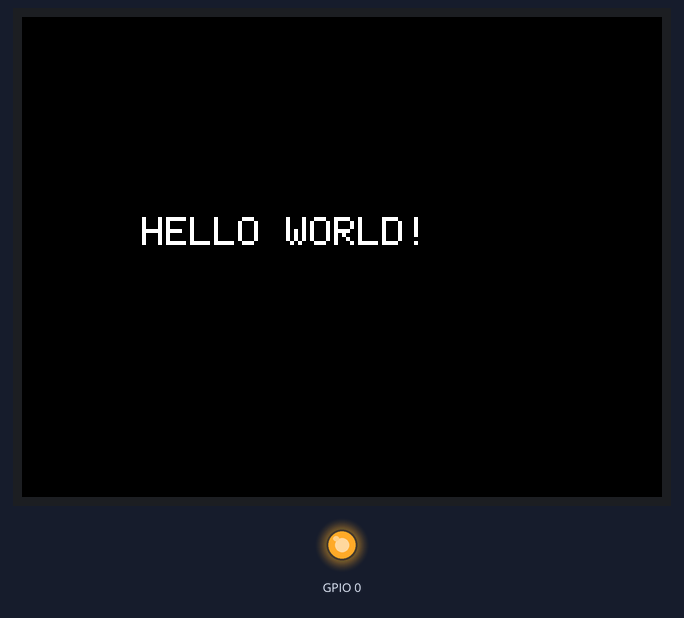
A sketch run on a simulated ESP32. On the bench: 320×240 colour display, output pins drawn as LEDs (lit = HIGH).

Above: at 0.2 s.
At 1.3 s:
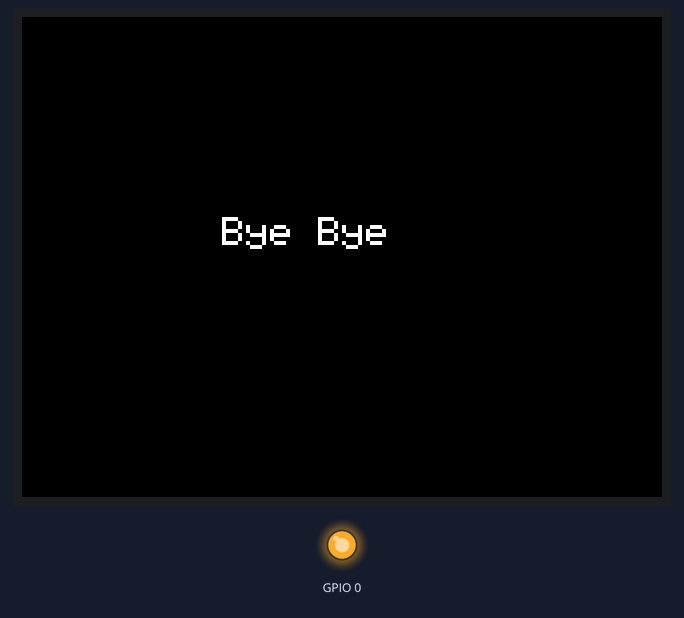

Measured:
- what the display in image 1 shows lasts 1.0 s, from 1.2 s to 2.2 s

The sketch:

4._TFT_Display.ino
```cpp
/*
  =========================================================
   RP2040 + ST7789 Display + Touch (LovyanGFX)
  =========================================================

  LIBRARY USED:
  ---------------------------------------------------------
  - LovyanGFX (for display + touch control)

  CONNECTIONS:
  ---------------------------------------------------------
  SPI Display (ST7789):
    SCLK -> GPIO 6
    MOSI -> GPIO 7
    MISO -> Not Used
    DC   -> GPIO 16
    CS   -> GPIO 17
    RST  -> Not Used

  Touch Controller (FT5x06 - I2C):
    SDA -> GPIO 4
    SCL -> GPIO 5
    INT -> GPIO 25
    RST -> GPIO 24
    I2C Address -> 0x38

  Backlight:
    Control Pin -> GPIO 0

  DISPLAY:
  ---------------------------------------------------------
  Stage 1 -> "HELLO WORLD!"
  Stage 2 -> "Bye Bye"
  Stage 3 -> Clear screen
*/

#include <LovyanGFX.hpp> // Display + touch library

/*
  =========================================================
   CUSTOM DISPLAY CLASS (LGFX)
  =========================================================
  - Combines SPI bus, display panel, and touch controller
*/
class LGFX : public lgfx::LGFX_Device
{
  lgfx::Panel_ST7789 _panel_instance;   // Display driver (ST7789)
  lgfx::Bus_SPI _bus_instance;          // SPI communication bus
  lgfx::Touch_FT5x06 _touch_instance;   // Touch controller

public:
  LGFX(void)
  {
    // ==========================
    // SPI BUS CONFIGURATION
    // ==========================
    auto cfg = _bus_instance.config();

    cfg.spi_host = 0;            // SPI host selection
    cfg.spi_mode = 0;            // SPI mode (Mode 0)
    cfg.freq_write = 40000000;   // Write speed (40 MHz)
    cfg.freq_read = 16000000;    // Read speed (16 MHz)

    cfg.pin_sclk = 6;            // Clock pin
    cfg.pin_mosi = 7;            // MOSI pin
    cfg.pin_miso = -1;           // Not used
    cfg.pin_dc   = 16;           // Data/Command pin

    _bus_instance.config(cfg);
    _panel_instance.setBus(&_bus_instance);

    // ==========================
    // DISPLAY PANEL CONFIGURATION
    // ==========================
    auto panel_cfg = _panel_instance.config();

    panel_cfg.pin_cs   = 17;     // Chip Select
    panel_cfg.pin_rst  = -1;     // Reset not used
    panel_cfg.pin_busy = -1;     // Busy not used

    panel_cfg.memory_width  = 240;
    panel_cfg.memory_height = 320;

    panel_cfg.panel_width  = 240;
    panel_cfg.panel_height = 320;

    panel_cfg.offset_x = 0;
    panel_cfg.offset_y = 0;
    panel_cfg.offset_rotation = 1;

    panel_cfg.dummy_read_pixel = 8;
    panel_cfg.dummy_read_bits  = 1;

    panel_cfg.readable = false;  // Display does not support read
    panel_cfg.invert   = true;   // Color inversion
    panel_cfg.rgb_order = false;

    panel_cfg.dlen_16bit = false;
    panel_cfg.bus_shared = false;

    _panel_instance.config(panel_cfg);

    // ==========================
    // TOUCH CONFIGURATION (I2C)
    // ==========================
    auto touch_cfg = _touch_instance.config();

    touch_cfg.x_min = 0;
    touch_cfg.x_max = 239;

    touch_cfg.y_min = 0;
    touch_cfg.y_max = 319;

    touch_cfg.pin_int = 25;      // Interrupt pin
    touch_cfg.pin_rst = 24;      // Reset pin

    touch_cfg.bus_shared = false;
    touch_cfg.offset_rotation = 0;

    touch_cfg.i2c_port = 0;
    touch_cfg.i2c_addr = 0x38;

    touch_cfg.pin_sda = 4;
    touch_cfg.pin_scl = 5;

    touch_cfg.freq = 400000;     // I2C speed (400 kHz)

    _touch_instance.config(touch_cfg);

    // Attach touch to display
    _panel_instance.setTouch(&_touch_instance);

    // Finalize panel setup
    setPanel(&_panel_instance);
  }
};

// ==========================
// CREATE DISPLAY OBJECT
// ==========================
LGFX gfx;

// ==========================
// SCREEN RESOLUTION
// ==========================
static const uint16_t screenWidth  = 320;
static const uint16_t screenHeight = 240;

void setup() {

  // ==========================
  // SERIAL INITIALIZATION
  // ==========================
  Serial.begin(115200);

  // ==========================
  // DISPLAY INITIALIZATION
  // ==========================
  gfx.init();

  // Backlight control
  pinMode(0, OUTPUT);
  digitalWrite(0, HIGH);     // Turn ON backlight
  gfx.setBrightness(255);    // Max brightness

  // ==========================
  // STAGE 1: HELLO WORLD
  // ==========================
  gfx.setTextSize(2);
  gfx.setTextColor(TFT_WHITE);
  gfx.setCursor(60, 100);
  gfx.print("HELLO WORLD!");

  delay(1000);

  // ==========================
  // STAGE 2: BYE BYE
  // ==========================
  gfx.fillScreen(TFT_BLACK);
  gfx.setCursor(100, 100);
  gfx.print("Bye Bye");

  delay(1000);

  // ==========================
  // STAGE 3: CLEAR SCREEN
  // ==========================
  gfx.fillScreen(TFT_BLACK);

  // digitalWrite(0, LOW); // Backlight OFF (optional)
}

void loop() {

  // ==========================
  // IDLE LOOP
  // ==========================
  delay(10);
}
```
